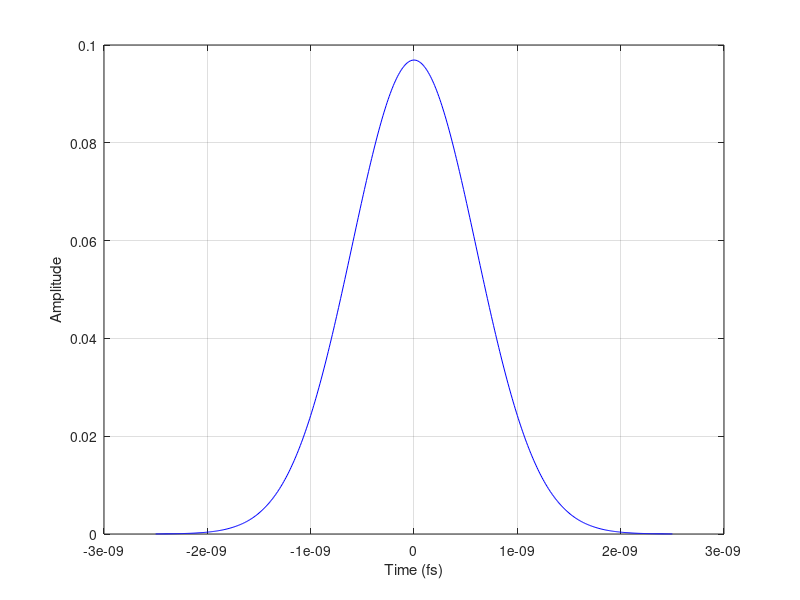
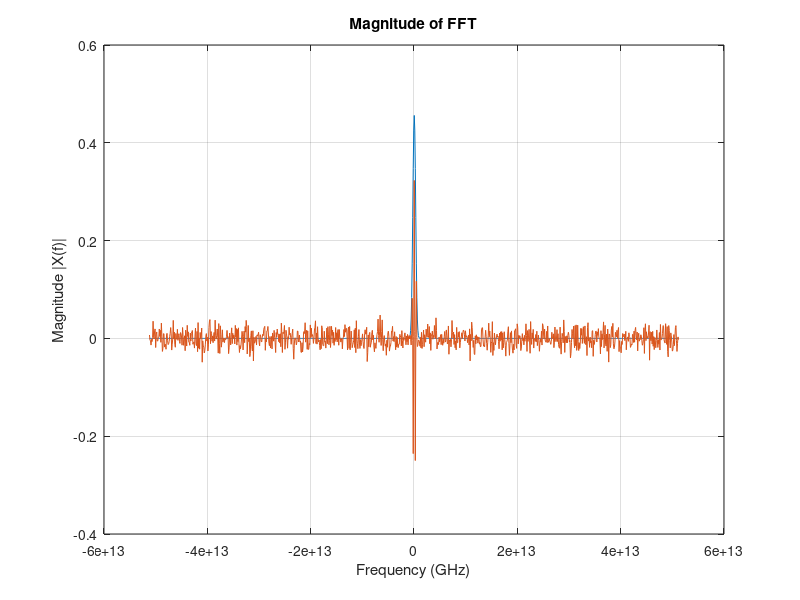

Here is the MATLAB script that generated these plots, in order:
clear all;
close all;
%load('Momega.mat'); %propogation matrix

% section 1
% generating gaussian pulse 
fs = 100e+9; %sampling frequency 100GHz
L = 500; % Length of signal
sigma = 10e-10; % Pulse duration 1ns
variance=sigma^2;
NFFT = 1024;
T = 1/fs;
t = (-L/2:L/2)*T; % Time base
t0 = max(t)/2; % Used to centering the pulse
Egauss = 1/(sqrt(2*pi*variance))*(exp(-2*log(2)*(t).^2/(sigma)^2));
figure(1);
plot(t,Egauss/norm(Egauss),'b');
xlabel('Time (fs)');
ylabel('Amplitude');
grid on


% section 2
% fft of gaussian pulse
freq = fs*linspace(-NFFT/2,NFFT/2,NFFT);
for i = 1:NFFT
    omega(i) = 2*pi*freq(i)/NFFT;
    delay(i) = exp(-1j*omega(i)*(1e-10));
end 

save('delay', 'delay');

X = (fft(Egauss,NFFT));

for i = 1:NFFT/2
    X_wrp(NFFT/2+i) = (X(i));
end
for i = NFFT/2+1:NFFT
    X_wrp(i-NFFT/2) = (X(i));
end


figure(2);
plot(freq,abs(X_wrp)/norm(abs(X_wrp)));
title('Magnitude of FFT');
xlabel('Frequency (THz)')
ylabel('Magnitude |X(f)|');
grid on

sign_power_in = 0;
for i = 1:L
    sign_power_in = sign_power_in + Egauss(i)^2;
end
signp = sign_power_in;

noiseEner = signp/(10^(0/10));        % energy of noise to be added
noiseVar = noiseEner/2;     % variance of noise to be added
noiseStd = sqrt(noiseVar); 
noise = noiseStd*(randn(1,1024)+1j*randn(1,1024));
out = noise + X_wrp;


figure(2);
hold on;
plot(freq,(out)/norm(abs(out)));
title('Magnitude of FFT');
xlabel('Frequency (GHz)')
ylabel('Magnitude |X(f)|');
grid on
% df = fs/NFFT;
% dw = 2*pi*df;
% dt = 1./fs;
% t1 = 501*dt;
% figure(1);
% hold on
% t_axis = (-t1/2+dt:dt:t1/2);
% plot(t_axis,((out))/norm(abs(out)), 'r');
% % freq_1 = linspace(-NFFT/2,NFFT/2,NFFT);
% % plot(freq_1, abs(X_wrp)/norm(abs(X_wrp)));